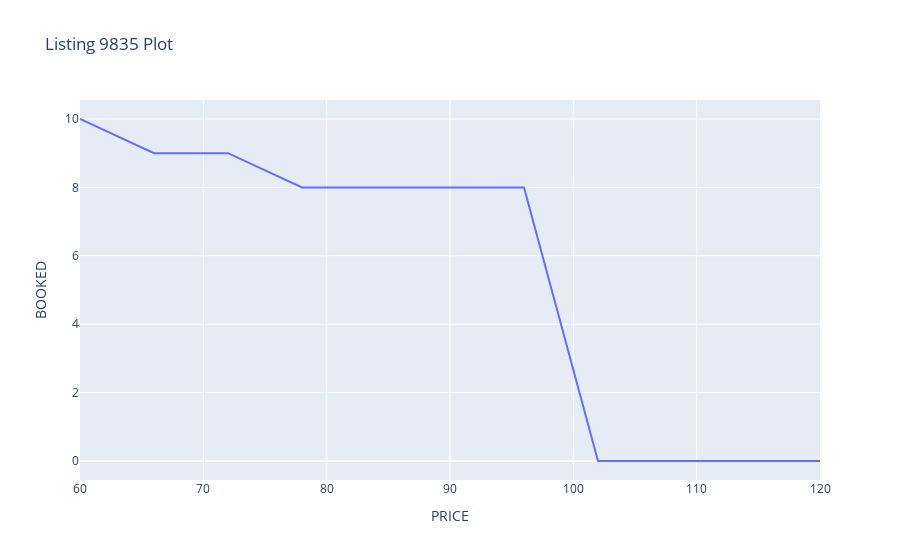

Notebook code for this chart:
### Markdown cell above
Plot listing id 9835:

### Code cell
dict_dc[9835]

### Figure 1 — Plotly figure (JSON) as saved in the notebook; plotly's stock layout.template omitted (floating-point values rounded to 4 significant figures)
{"data": [{"hovertemplate": "PRICE=%{x}<br>BOOKED=%{y}<extra></extra>", "legendgroup": "", "line": {"color": "#636efa", "dash": "solid"}, "mode": "lines", "name": "", "showlegend": false, "type": "scatter", "x": [60.0, 60.0, 60.0, 60.0, 60.0, 60.0, 60.0, 60.0, 60.0, 60.0, 60.0, 66.0, 66.0, 66.0, 66.0, 66.0, 66.0, 66.0, 66.0, 66.0, 66.0, 66.0, 72.0, 72.0, 72.0, 72.0, 72.0, 72.0, 72.0, 72.0, 72.0, 72.0, 72.0, 78.0, 78.0, 78.0, 78.0, 78.0, 78.0, 78.0, 78.0, 78.0, 78.0, 78.0, 84.0, 84.0, 84.0, 84.0, 84.0, 84.0, 84.0, 84.0, 84.0, 84.0, 84.0, 90.0, 90.0, 90.0, 90.0, 90.0, 90.0, 90.0, 90.0, 90.0, 90.0, 90.0, 96.0, 96.0, 96.0, 96.0, 96.0, 96.0, 96.0, 96.0, 96.0, 96.0, 96.0, 102.0, 102.0, 102.0, 102.0, 102.0, 102.0, 102.0, 102.0, 102.0, 102.0, 102.0, 108.0, 108.0, 108.0, 108.0, 108.0, 108.0, 108.0, 108.0, 108.0, 108.0, 108.0, 114.0, 114.0, 114.0, 114.0, 114.0, 114.0, 114.0, 114.0, 114.0, 114.0, 114.0, 120.0, 120.0, 120.0, 120.0, 120.0, 120.0, 120.0, 120.0, 120.0, 120.0, 120.0], "xaxis": "x", "y": [10, 10, 10, 10, 10, 10, 10, 10, 10, 10, 10, 9, 9, 9, 9, 9, 9, 9, 9, 9, 9, 9, 9, 9, 9, 9, 9, 9, 9, 9, 9, 9, 9, 8, 8, 8, 8, 8, 8, 8, 8, 8, 8, 8, 8, 8, 8, 8, 8, 8, 8, 8, 8, 8, 8, 8, 8, 8, 8, 8, 8, 8, 8, 8, 8, 8, 8, 8, 8, 8, 8, 8, 8, 8, 8, 8, 8, 0, 0, 0, 0, 0, 0, 0, 0, 0, 0, 0, 0, 0, 0, 0, 0, 0, 0, 0, 0, 0, 0, 0, 0, 0, 0, 0, 0, 0, 0, 0, 0, 0, 0, 0, 0, 0, 0, 0, 0, 0, 0, 0, 0], "yaxis": "y"}], "layout": {"legend": {"tracegroupgap": 0}, "title": {"text": "Listing 9835 Plot"}, "xaxis": {"anchor": "y", "domain": [0.0, 1.0], "title": {"text": "PRICE"}}, "yaxis": {"anchor": "x", "domain": [0.0, 1.0], "title": {"text": "BOOKED"}}}}
